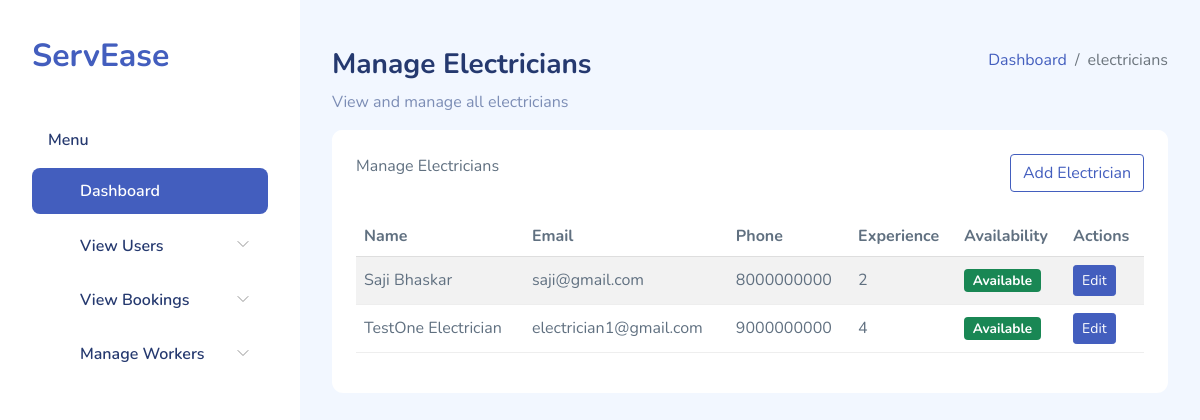
The app's page /manage_electricians/ with its own data.
### Home_app/models.py (models this page shows)
class Electrician(models.Model):
    electrician_id = models.AutoField(primary_key=True)
    user_id = models.ForeignKey(Users, on_delete=models.CASCADE)
    skill_id = models.ForeignKey(Skill, on_delete=models.CASCADE)
    experience = models.IntegerField()
    availability = models.IntegerField(default=0)
    firstname = models.CharField(max_length=50)
    lastname = models.CharField(max_length=50)
    district = models.CharField(max_length=20, blank=True)
    place=models.CharField(max_length=30, blank=True)
    email = models.EmailField()
    phone = models.CharField(max_length=15)
    profilepic = models.ImageField(upload_to='electrician_pics', null=True, blank=True)
    address = models.TextField()

### Home_app/views.py (the view)
# urls.py: path('manage_electricians/', views.manage_electrician, name='manage_electricians'),
def manage_electrician(request):
    electricians = Electrician.objects.all()  # Fetch all electricians from the database
    return render(request, 'admin_temp/manage_electricians.html', {'electricians': electricians})

### templates/admin_temp/manage_electricians.html (shortened to what this page needs)
{% load static %}
<!DOCTYPE html>
<html lang="en">
<head>
    <link rel="stylesheet" href="{% static 'adm_assets/css/bootstrap.css' %}">
    <link rel="stylesheet" href="{% static 'adm_assets/vendors/iconly/bold.css'%}">
    <link rel="stylesheet" href="{% static 'adm_assets/vendors/perfect-scrollbar/perfect-scrollbar.css' %}">
    <link rel="stylesheet" href="{% static 'adm_assets/vendors/bootstrap-icons/bootstrap-icons.css' %}">
    <link rel="stylesheet" href="{% static 'adm_assets/css/app.css' %}">
</head>
<body>
    <div id="app">
        <div id="sidebar" class="active">
            <div class="sidebar-wrapper active">
                <div class="sidebar-header">
                    <div class="d-flex justify-content-between">
                        <div class="logo">
                            <a href="#">ServEase</a>
                        </div>
                    </div>
                </div>
<div class="sidebar-menu">
    <ul class="menu">
        <li class="sidebar-title">Menu</li>
        <li class="sidebar-item active ">
            <a href="{% url 'dashboard' %}" class='sidebar-link'>
                <i class="bi bi-grid-fill"></i>
                <span>Dashboard</span>
            </a>
        </li>
        <li class="sidebar-item  has-sub">
            <a href="#" class='sidebar-link'>
                <i class="bi bi-stack"></i>
                <span>View Users</span>
            </a>
        </li>
        <li class="sidebar-item  has-sub">
            <a href="#" class='sidebar-link'>
                <i class="bi bi-collection-fill"></i>
                <span>View Bookings</span>
            </a>
        </li>
        <li class="sidebar-item  has-sub">
            <a href="#" class='sidebar-link'>
                <i class="bi bi-stack"></i>
                <span>Manage Workers</span>
            </a>
        </li>
</div>
</div>
</div>
        <div id="main">
            <div class="page-heading">
                <div class="page-title">
                    <div class="row">
                        <div class="col-12 col-md-6 order-md-1 order-last">
                            <h3>Manage Electricians</h3>
                            <p class="text-subtitle text-muted">View and manage all electricians</p>
                        </div>
                        <div class="col-12 col-md-6 order-md-2 order-first">
                            <nav aria-label="breadcrumb" class="breadcrumb-header float-start float-lg-end">
                                <ol class="breadcrumb">
                                    <li class="breadcrumb-item"><a href="{% url 'dashboard' %}">Dashboard</a></li>
                                    <li class="breadcrumb-item active" aria-current="page">electricians</li>
                                </ol>
                            </nav>
                        </div>
                    </div>
                </div>
                <section class="section">
                    <div class="card">
                        <div class="card-header">
                            Manage Electricians
                            <a href="{%url 'add_electrician'%}" class="btn btn-outline-primary float-start float-lg-end">
                                Add Electrician
                            </a>
                        </div>
                        <div class="card-body">
                            <table class="table table-striped" id="table1">
                                <thead>
                                    <tr>
                                        <th>Name</th>
                                        <th>Email</th>
                                        <th>Phone</th>
                                        <th>Experience</th>
                                        <th>Availability</th>
                                        <th>Actions</th>
                                    </tr>
                                </thead>
                                <tbody>
                                    {% for electrician in electricians %}
                                    <tr>
                                        <td>{{ electrician.firstname }} {{ electrician.lastname }}</td>
                                        <td>{{ electrician.email }}</td>
                                        <td>{{ electrician.phone }}</td>
                                        <td>{{ electrician.experience }}</td>
                                        <td>
                                            {% if electrician.availability %}
                                                <span class="badge bg-success">Available</span>
                                            {% else %}
                                                <span class="badge bg-danger">Not Available</span>
                                            {% endif %}
                                        </td>
                                        <td>
                                            <a href="{% url 'edit_electrician' electrician.electrician_id %}" class="btn btn-primary btn-sm">Edit</a>
                                        </td>
                                    </tr>
                                    {% empty %}
                                    <tr>
                                        <td colspan="6">No electricians found.</td>
                                    </tr>
                                    {% endfor %}
                                </tbody>
                            </table>
                        </div>
                    </div>
                </section>
            </div>
        </div>
    </div>
</body>
</html>

### static/adm_assets/css/app.css (style rules this page uses)
.btn.btn-danger,.btn.btn-info,.btn.btn-primary,.btn.btn-secondary,.btn.btn-success,.btn.btn-warning { color:#fff }
.card { margin-bottom:2.2rem;border:none }
.card .card-header { border:none }
.card .card-header~.card-body { padding-top:0 }
.card .card-body { padding:1.5rem }
#sidebar.active .sidebar-wrapper { left:0 }
.sidebar-wrapper { width:300px;height:100vh;position:fixed;top:0;z-index:10;overflow-y:auto;background-color:#fff;bottom:0;transition:left .5s ease-out }
.sidebar-wrapper .sidebar-header { padding:2rem 2rem 1rem;font-size:2rem;font-weight:700 }
.sidebar-wrapper .menu { margin-top:2rem;padding:0 2rem;font-weight:600 }
.sidebar-wrapper .menu .sidebar-title { padding:0 1rem;margin:1.5rem 0 1rem;font-size:1rem;list-style:none;font-weight:600;color:#25396f }
.sidebar-wrapper .menu .sidebar-link { display:block;padding:.7rem 1rem;font-size:1rem;display:flex;align-items:center;border-radius:.5rem;transition:all .5s;text-decoration:none;color:#25396f }
.sidebar-wrapper .menu .sidebar-link i,.sidebar-wrapper .menu .sidebar-link svg { color:#7c8db5 }
.sidebar-wrapper .menu .sidebar-link span { margin-left:1rem }
.sidebar-wrapper .menu .sidebar-item { list-style:none;margin-top:.5rem;position:relative }
.sidebar-wrapper .menu .sidebar-item.has-sub .sidebar-link:after { position:absolute;color:#ccc;right:15px;top:12px;display:block }
.sidebar-wrapper .menu .sidebar-item.active .sidebar-link { background-color:#435ebe }
.sidebar-wrapper .menu .sidebar-item.active .sidebar-link span { color:#fff }
.sidebar-wrapper .menu .sidebar-item.active .sidebar-link i,.sidebar-wrapper .menu .sidebar-item.active .sidebar-link svg { fill:#fff;color:#fff }
.dataTable-table td,.dataTable-table thead th,.table td,.table thead th { vertical-align:middle }
.dataTable-table:not(.table-borderless) thead th,.table:not(.table-borderless) thead th { border-bottom:1px solid #dedede!important }
.bi { width:1rem;height:1rem }
#main { margin-left:300px;padding:2rem }
.page-heading { margin:0 0 2rem }
.page-heading h3 { font-weight:700 }
a { text-decoration:none }

### records on screen
Electrician: firstname "Saji", lastname "Bhaskar", email "saji@gmail.com", phone "8000000000", experience "2", availability "Available"
Electrician: firstname "TestOne", lastname "Electrician", email "electrician1@gmail.com", phone "9000000000", experience "4", availability "Available"
